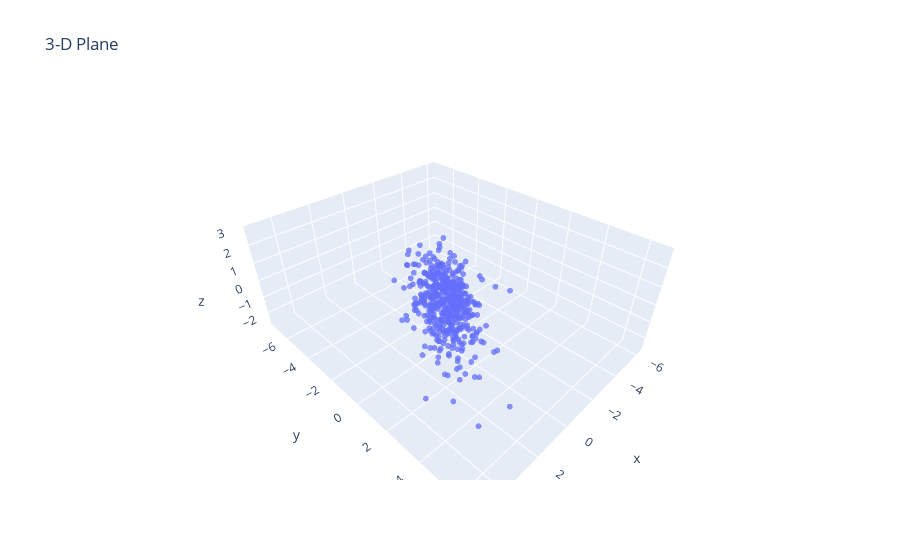

Notebook code for this chart:
### Code cell
plot_3D(X)

### Figure 1 — Plotly figure (JSON) as saved in the notebook; plotly's stock layout.template omitted (floating-point values rounded to 4 significant figures; data arrays with more than 128 entries replaced by an {"elided": "..."} marker saying what was removed)
{"data": [{"marker": {"colorscale": [[0, "#440154"], [0.1111, "#482878"], [0.2222, "#3e4989"], [0.3333, "#31688e"], [0.4444, "#26828e"], [0.5556, "#1f9e89"], [0.6667, "#35b779"], [0.7778, "#6ece58"], [0.8889, "#b5de2b"], [1, "#fde725"]], "opacity": 0.75, "size": 2}, "mode": "markers", "name": "Data", "type": "scatter3d", "x": {"elided": "500 float values"}, "y": {"elided": "500 float values"}, "z": {"elided": "500 float values"}}], "layout": {"scene": {"xaxis": {"title": {"text": "x"}}, "yaxis": {"title": {"text": "y"}}, "zaxis": {"title": {"text": "z"}}}, "title": {"text": "3-D Plane"}}}
